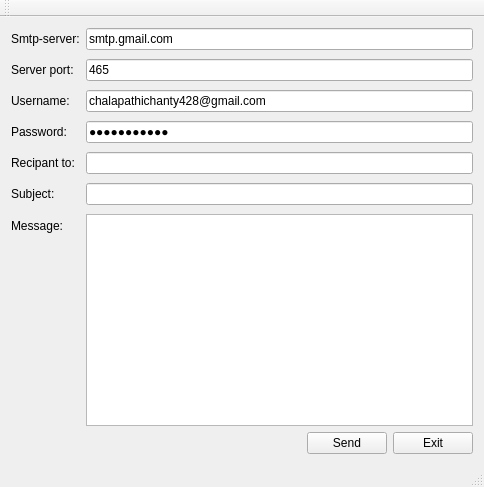
<?xml version="1.0" encoding="UTF-8"?>
<ui version="4.0">
 <class>MainWindow</class>
 <widget class="QMainWindow" name="MainWindow">
  <property name="geometry">
   <rect>
    <x>0</x>
    <y>0</y>
    <width>484</width>
    <height>487</height>
   </rect>
  </property>
  <property name="windowTitle">
   <string>SMTP Example</string>
  </property>
  <widget class="QWidget" name="centralWidget">
   <layout class="QVBoxLayout" name="verticalLayout">
    <item>
     <layout class="QFormLayout" name="formLayout">
      <property name="fieldGrowthPolicy">
       <enum>QFormLayout::ExpandingFieldsGrow</enum>
      </property>
      <property name="rowWrapPolicy">
       <enum>QFormLayout::WrapLongRows</enum>
      </property>
      <property name="verticalSpacing">
       <number>9</number>
      </property>
      <item row="0" column="0">
       <widget class="QLabel" name="label">
        <property name="text">
         <string>Smtp-server:</string>
        </property>
       </widget>
      </item>
      <item row="1" column="0">
       <widget class="QLabel" name="label_2">
        <property name="text">
         <string>Server port:</string>
        </property>
       </widget>
      </item>
      <item row="2" column="0">
       <widget class="QLabel" name="label_3">
        <property name="text">
         <string>Username:</string>
        </property>
       </widget>
      </item>
      <item row="3" column="0">
       <widget class="QLabel" name="label_4">
        <property name="text">
         <string>Password:</string>
        </property>
       </widget>
      </item>
      <item row="4" column="0">
       <widget class="QLabel" name="label_5">
        <property name="text">
         <string>Recipant to:</string>
        </property>
       </widget>
      </item>
      <item row="5" column="0">
       <widget class="QLabel" name="label_6">
        <property name="text">
         <string>Subject:</string>
        </property>
       </widget>
      </item>
      <item row="6" column="0">
       <widget class="QLabel" name="label_7">
        <property name="text">
         <string>Message:</string>
        </property>
       </widget>
      </item>
      <item row="0" column="1">
       <widget class="QLineEdit" name="server">
        <property name="text">
         <string>smtp.gmail.com</string>
        </property>
       </widget>
      </item>
      <item row="1" column="1">
       <widget class="QLineEdit" name="port">
        <property name="text">
         <string>465</string>
        </property>
       </widget>
      </item>
      <item row="2" column="1">
       <widget class="QLineEdit" name="uname">
        <property name="text">
         <string>chalapathichanty428@gmail.com</string>
        </property>
       </widget>
      </item>
      <item row="3" column="1">
       <widget class="QLineEdit" name="paswd">
        <property name="inputMask">
         <string/>
        </property>
        <property name="text">
         <string>ben24101996</string>
        </property>
        <property name="echoMode">
         <enum>QLineEdit::Password</enum>
        </property>
       </widget>
      </item>
      <item row="4" column="1">
       <widget class="QLineEdit" name="rcpt"/>
      </item>
      <item row="5" column="1">
       <widget class="QLineEdit" name="subject"/>
      </item>
      <item row="6" column="1">
       <widget class="QPlainTextEdit" name="msg"/>
      </item>
     </layout>
    </item>
    <item>
     <layout class="QHBoxLayout" name="horizontalLayout">
      <item>
       <spacer name="horizontalSpacer">
        <property name="orientation">
         <enum>Qt::Horizontal</enum>
        </property>
        <property name="sizeHint" stdset="0">
         <size>
          <width>40</width>
          <height>20</height>
         </size>
        </property>
       </spacer>
      </item>
      <item>
       <widget class="QPushButton" name="sendBtn">
        <property name="text">
         <string>Send</string>
        </property>
       </widget>
      </item>
      <item>
       <widget class="QPushButton" name="exitBtn">
        <property name="text">
         <string>Exit</string>
        </property>
       </widget>
      </item>
     </layout>
    </item>
   </layout>
  </widget>
  <widget class="QMenuBar" name="menuBar">
   <property name="geometry">
    <rect>
     <x>0</x>
     <y>0</y>
     <width>484</width>
     <height>22</height>
    </rect>
   </property>
  </widget>
  <widget class="QToolBar" name="mainToolBar">
   <attribute name="toolBarArea">
    <enum>TopToolBarArea</enum>
   </attribute>
   <attribute name="toolBarBreak">
    <bool>false</bool>
   </attribute>
  </widget>
  <widget class="QStatusBar" name="statusBar"/>
 </widget>
 <layoutdefault spacing="6" margin="11"/>
 <resources/>
 <connections/>
</ui>
